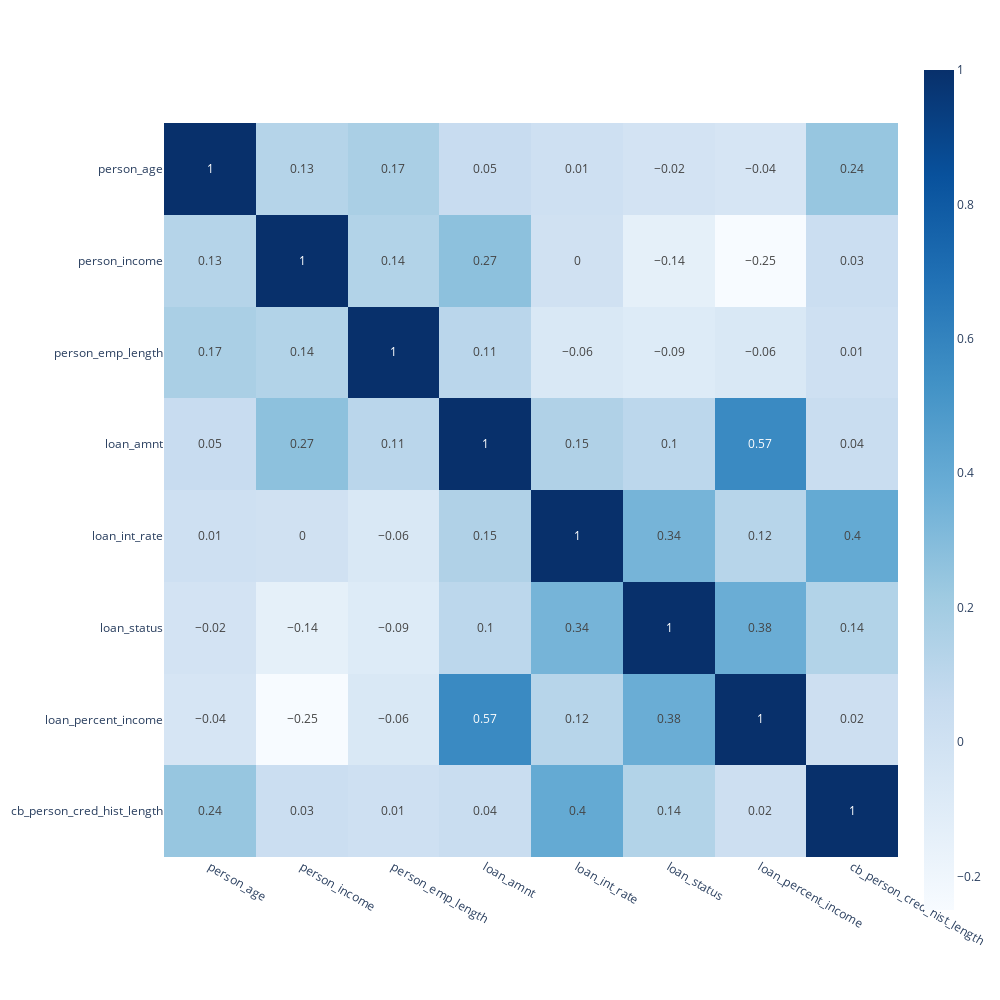

The code cell stored with this chart in its notebook:
### Markdown cell above
## <div style="border-radius:0px; border:#001B79 solid; padding: 15px; background-color: #B4D4FF; font-size:100%; text-align:center;color: #11235A;; font-weight: bold;">3. Exploratory Data Analysis</div>

### Code cell
fig = px.imshow(round(df_cr[num_col].corr(), 2), text_auto = True, color_continuous_scale='Blues')
fig.update_layout(width=1000, height=1000)  # Adjust width and height as needed
fig.show()

### Figure 1 — Plotly figure (JSON) as saved in the notebook; plotly's stock layout.template omitted (floating-point values rounded to 4 significant figures)
{"data": [{"coloraxis": "coloraxis", "hovertemplate": "x: %{x}<br>y: %{y}<br>color: %{z}<extra></extra>", "name": "0", "texttemplate": "%{z}", "type": "heatmap", "x": ["person_age", "person_income", "person_emp_length", "loan_amnt", "loan_int_rate", "loan_status", "loan_percent_income", "cb_person_cred_hist_length"], "xaxis": "x", "y": ["person_age", "person_income", "person_emp_length", "loan_amnt", "loan_int_rate", "loan_status", "loan_percent_income", "cb_person_cred_hist_length"], "yaxis": "y", "z": [[1, 0.13, 0.17, 0.05, 0.01, -0.02, -0.04, 0.24], [0.13, 1, 0.14, 0.27, 0, -0.14, -0.25, 0.03], [0.17, 0.14, 1, 0.11, -0.06, -0.09, -0.06, 0.01], [0.05, 0.27, 0.11, 1, 0.15, 0.1, 0.57, 0.04], [0.01, 0, -0.06, 0.15, 1, 0.34, 0.12, 0.4], [-0.02, -0.14, -0.09, 0.1, 0.34, 1, 0.38, 0.14], [-0.04, -0.25, -0.06, 0.57, 0.12, 0.38, 1, 0.02], [0.24, 0.03, 0.01, 0.04, 0.4, 0.14, 0.02, 1]]}], "layout": {"coloraxis": {"colorscale": [[0, "rgb(247,251,255)"], [0.125, "rgb(222,235,247)"], [0.25, "rgb(198,219,239)"], [0.375, "rgb(158,202,225)"], [0.5, "rgb(107,174,214)"], [0.625, "rgb(66,146,198)"], [0.75, "rgb(33,113,181)"], [0.875, "rgb(8,81,156)"], [1, "rgb(8,48,107)"]]}, "height": 1000, "margin": {"t": 60}, "width": 1000, "xaxis": {"anchor": "y", "constrain": "domain", "domain": [0, 1], "scaleanchor": "y"}, "yaxis": {"anchor": "x", "autorange": "reversed", "constrain": "domain", "domain": [0, 1]}}}
